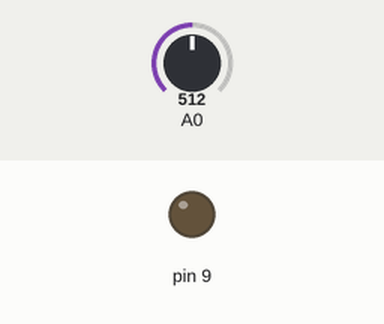
Simulated run of this sketch. Board: Arduino Uno, built with avr-gcc and run on an emulated ATmega328P. On the bench: output pins drawn as LEDs (lit = HIGH). The test bench sets the inputs (shaded band); at power-on: A0 = 512.

Above: at 0.1 s.
At 0.6 s:
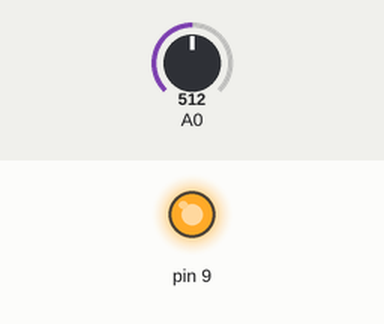
Timing chart, 0 to 2.1 s (numbered marks = the images above):
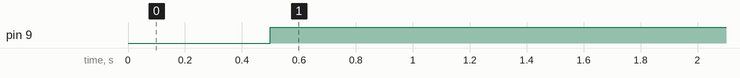

Measured:
- by itself, pin 9: LOW → HIGH at 0.50 s

The sketch:

sugusplant.ino
```cpp
#include "TimerOne.h"

void setup() {
  pinMode(9, OUTPUT);
  Timer1.initialize(500000); //us
  Timer1.attachInterrupt(humidity);
}

void loop() {

}

void humidity(){
  int sensor = analogRead(A0);
  if(sensor > 400){
    digitalWrite(9, HIGH);
  }else{
    digitalWrite(9, LOW);
  }
}
```
